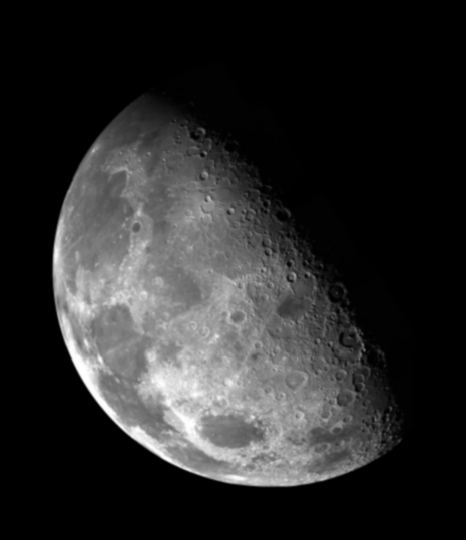
#> input picture DIP-Labs/Lab09_Spatial_Filtering/unsharpmasking.tif, 466 x 540 px
$ python Task_3.py
#> lines starting #> are read from the running program, lines starting #| are printed output that depends on the picture
'''
    In this task we implement the unsharp masking.
'''
import cv2
import matplotlib.pyplot as plt
import numpy as np

def averagingFilter(img, filtersize):
    height, width = img.shape
    hook_img = img.copy()
    for y in range(height-filtersize):
        for x in range(width-filtersize):
            filtered_window = img[y:y+filtersize, x:x+filtersize]
            filtered_window = np.ravel(filtered_window)
            avg = (sum(filtered_window))/(filtersize*filtersize)
            hook_img[y:y+filtersize, x:x+filtersize] = avg
    return hook_img

def weightedFilter(img, filtersize):
    height, width = img.shape
    hook_img = img.copy()
    given_filter = [[1, 2, 1], [2, 4, 2], [1, 2, 1]]
    for y in range(height-filtersize):
        for x in range(width-filtersize):
            filtered_window = img[y:y+filtersize, x:x+filtersize]
            convolved_filter = np.matmul(filtered_window, given_filter)
            hook_img[y:y+filtersize, x:x+filtersize] = convolved_filter
    return hook_img

def unsharpMasking(img_file, filtersize):
#> called with img_file = 'unsharpmasking.tif', filtersize = 3
    img = cv2.imread(img_file, 0)
#> img is the input picture: shape (540, 466); min 0, max 254, mean 42.7
    height, width = img.shape
#> height = 540; width = 466
    smooth_img = weightedFilter(img, filtersize)
#> after the loop in weightedFilter, `for y in range(height-filtersize):`:
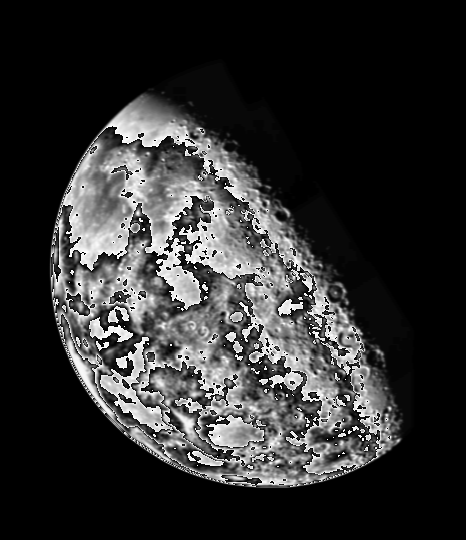
#> hook_img: shape (540, 466); min 0, max 255, mean 47.2
    diff_img = img.copy()
    res_img = img.copy()
    for y in range(height):
        for x in range(width):
            diff = img[y, x] - smooth_img[y, x]
            diff_img[y, x] = diff
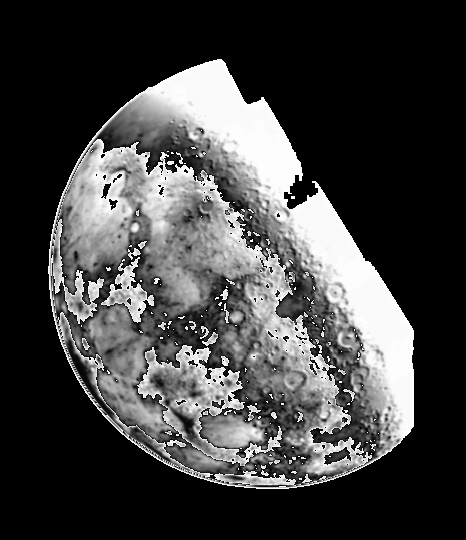
#> diff_img: shape (540, 466); min 0, max 255, mean 65.6
    for y in range(height):
        for x in range(width):
            add_res = diff_img[y, x] + smooth_img[y, x]
            res_img[y,x] = add_res
    plt.imshow(res_img, cmap="gray")
    plt.show()

unsharpMasking("unsharpmasking.tif", 3)
